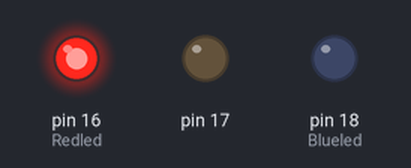
Simulated run of this sketch. Board: Arduino Uno, built with avr-gcc and run on an emulated ATmega328P. Parts: output pins drawn as LEDs (lit = HIGH).

Above: at 0.5 s.
At 1.5 s:
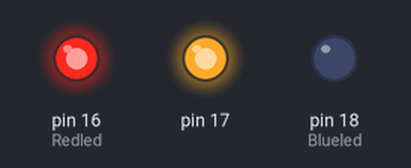
At 2.5 s:
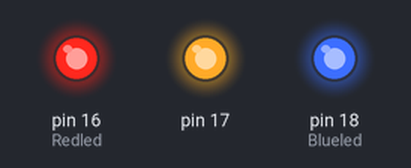
At 3.5 s:
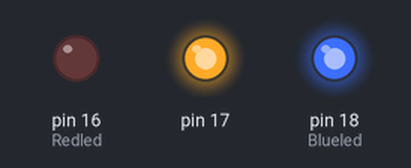
At 4.5 s:
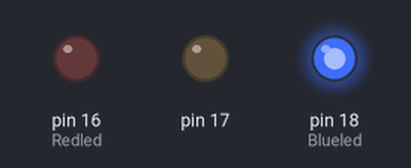
At 5.5 s:
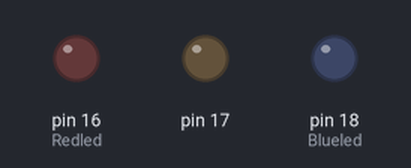
Timing chart, 0 to 7.8 s (numbered marks = the images above):
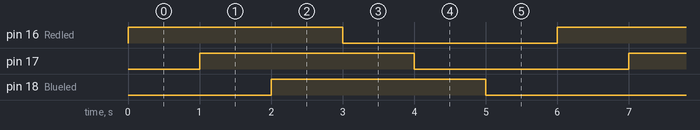

The sketch:

sketch_feb24a.ino
```cpp
int Redled=16;
int Greenled=17;
int Blueled=18;


void setup()
{
  pinMode(Redled, OUTPUT);
  pinMode(17,OUTPUT);
  pinMode(18,OUTPUT);

}

void loop()
{
  digitalWrite(Redled, HIGH);
  delay(1000);
  digitalWrite(17, HIGH);
  delay(1000);
  digitalWrite(Blueled, HIGH);
  delay(1000);
  digitalWrite(Redled, LOW);
  delay(1000);
  digitalWrite(17, LOW);
  delay(1000);
  digitalWrite(Blueled, LOW);
  delay(1000);
}
```

Measured:
- by itself, pin 16 (Redled), pin 17, pin 18 (Blueled): alternates HIGH for 3.0 s and LOW for 3.0 s
- by itself, everything shown: repeats every 6.0 s, in 6 steps
